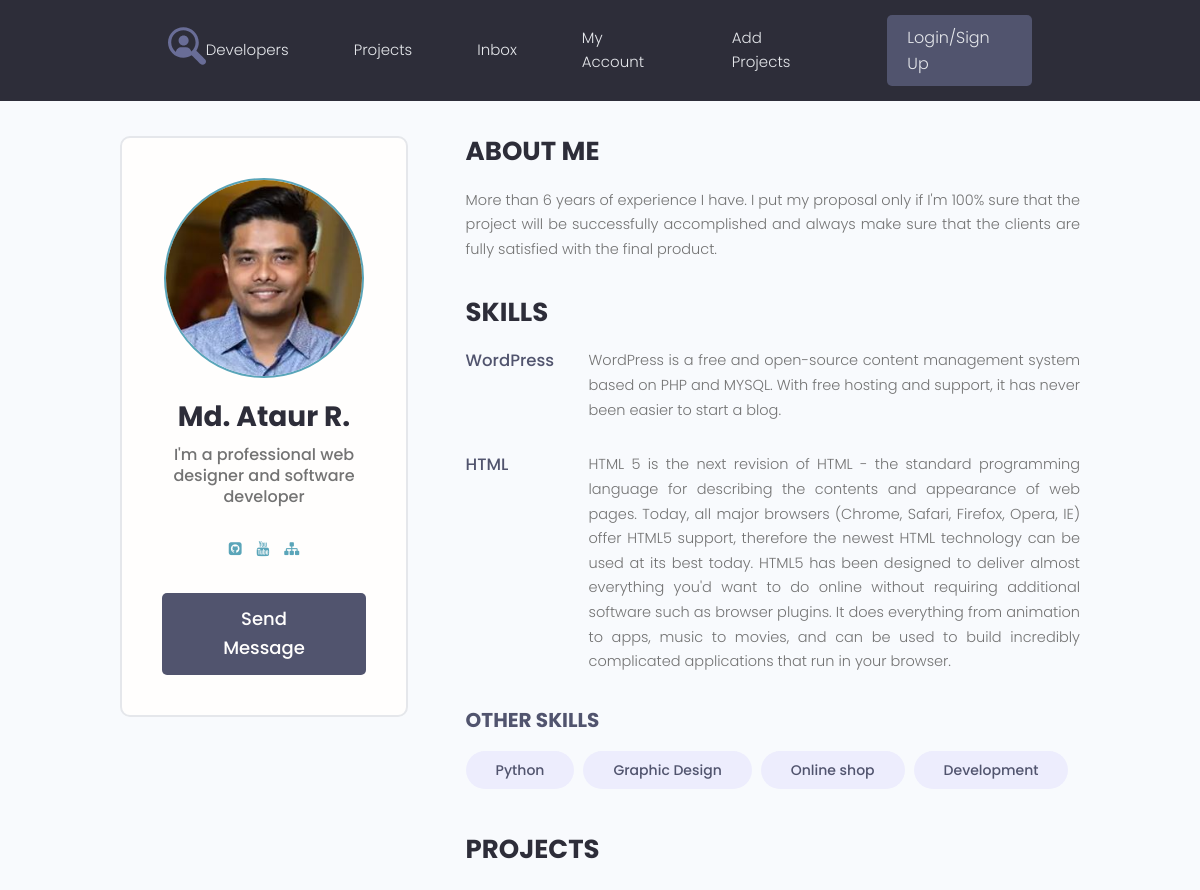
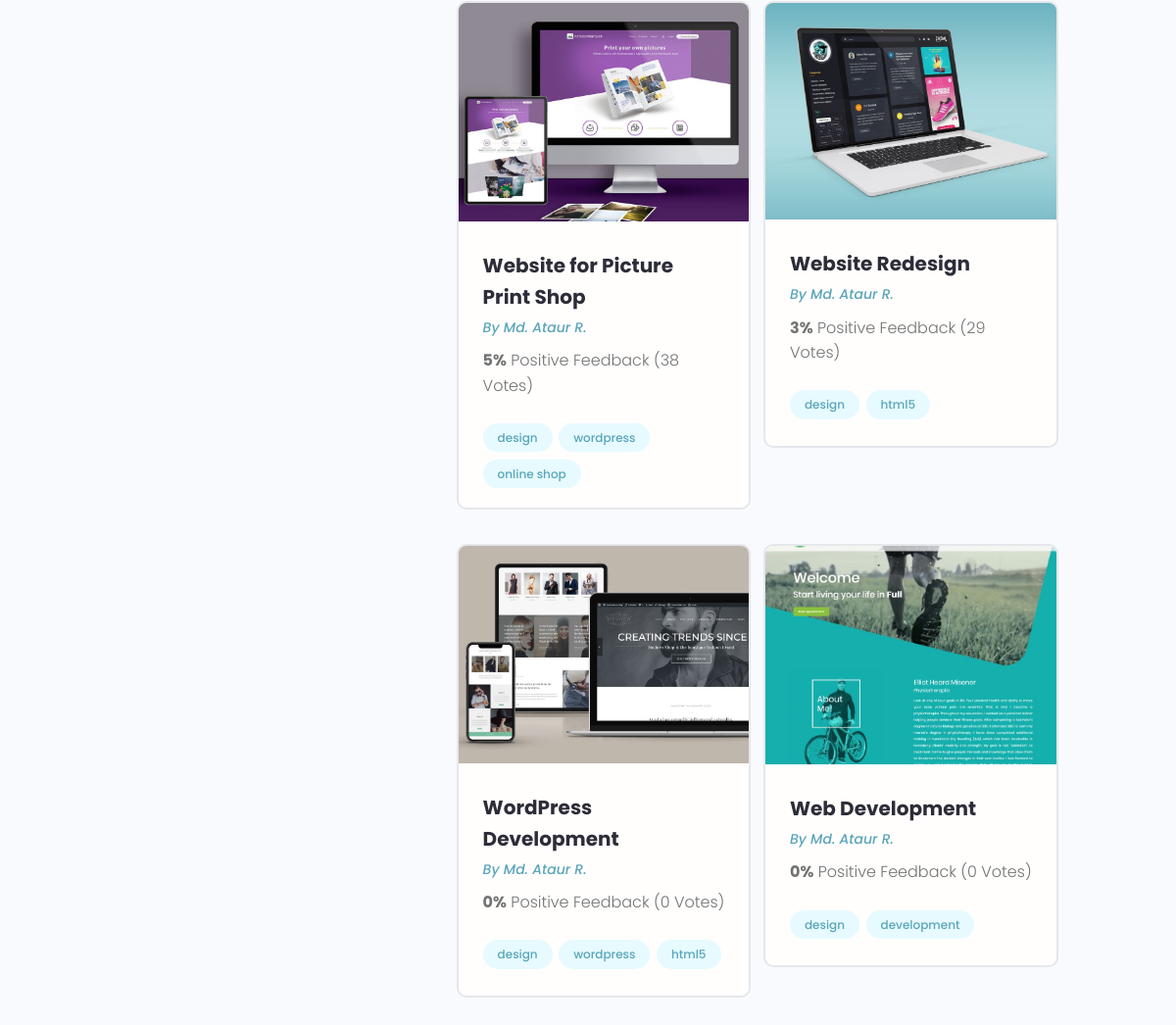
The app's page /profile/1 with its own data (2 pictures, top to bottom).
### users/models.py (models this page shows, shortened)
class Profile(models.Model):
    user = models.OneToOneField(User, on_delete=models.CASCADE, blank=True)
    name = models.CharField(max_length=200, blank=True)
    email = models.EmailField(max_length=500, blank=True)
    username = models.CharField(max_length=200, blank=True)
    short_info = models.CharField(max_length=200, blank=True)
    bio = models.TextField(blank=True)
    profile_image = models.ImageField(upload_to="profiles/", default="profiles/user-default.png")
    social_github = models.CharField(max_length=200, blank=True)
    social_youtube = models.CharField(max_length=200, blank=True)
    social_website = models.CharField(max_length=200, blank=True)
    created = models.DateTimeField(auto_now_add=True)

class Skill(models.Model):
    owner = models.ForeignKey(Profile, on_delete=models.CASCADE, blank=True)
    name = models.CharField(max_length=200, blank=True)
    description = models.TextField(blank=True)
    created = models.DateTimeField(auto_now_add=True)
    def __str__(self):
        return self.name

### projects/models.py (models this page shows, shortened)
class Project(models.Model):
    owner = models.ForeignKey(Profile, on_delete=models.SET_NULL, blank=True, null=True)
    title = models.CharField(max_length=200)
    description = models.TextField(blank=True)
    featured_image = models.ImageField(default="default.jpg", upload_to="projects/%Y/%m/%d/")
    demo_link = models.CharField(max_length=2000, blank=True)
    source_link = models.CharField(max_length=2000, blank=True)
    tags = models.ManyToManyField('Tag', blank=True)
    vote_total = models.IntegerField(default=0)
    vote_ratio = models.IntegerField(default=0)
    created = models.DateField(auto_now_add=True)

class Tag(models.Model):
    name = models.CharField(max_length=200)
    created = models.DateField(auto_now_add=True)
    def __str__(self):
        return self.name

### users/views.py (the view)
# urls.py: path('profile/<str:pk>', views.user_profile, name="user_profile"),
def user_profile(request, pk):
    prof = Profile.objects.get(id=pk)
    top_skills = prof.skill_set.exclude(description__exact="")
    other_skills = prof.skill_set.filter(description="")
    context = {
        'profile': prof,
        'top_skills': top_skills,
        'other_skills': other_skills
    }
    return render(request, 'users/profile.html', context)

### users/templates/users/profile.html
{% extends 'projects/base.html' %}
{% block content %}
  <main class="profile my-md">
    <div class="container">
      <div class="layout">
        <div class="column column--1of3">
          <div class="card text-center">
            <div class="card__body dev">
              <img class="avatar avatar--xl" src="{{ profile.profile_image.url }}" />
              <h2 class="dev__name">{{ profile.name }}</h2>
              <p class="dev__title">{{ profile.short_info }}</p>
              <ul class="dev__social">
                  {% if profile.social_github %}
                <li>
                  <a title="Github" href="{{ profile.social_github }}" target="_blank"><i class="fa fa-github-square"></i></a>
                </li>
                    {% endif %}
                <li>
                  <a title="Youtube" href="{{ profile.social_youtube }}" target="_blank"><i class="fa fa-youtube"></i></a>
                </li>
                  {% if profile.social_website %}
                <li>
                  <a title="Personal Website" href="{{ profile.social_website }}" target="_blank"><i class="fa fa-sitemap"></i></a>
                </li>
                  {% endif %}
              </ul>
              <a href="#" class="btn btn--sub btn--lg">Send Message </a>
            </div>
          </div>
        </div>
        <div class="column column--2of3">
          <div class="devInfo">
            <h3 class="devInfo__title">About Me</h3>
            <p class="devInfo__about">
              {{ profile.bio }}
            </p>
          </div>
          <div class="devInfo">
            <h3 class="devInfo__title">Skills</h3>
            <div class="devInfo__skills">
              {% for skill in top_skills %}
              <div class="devSkill">
                <h4 class="devSkill__title">{{ skill.name }}</h4>
                <p class="devSkill__info">
                  {{ skill.description }}
                </p>
              </div>
              {% endfor %}
              <h3 class="devInfo__subtitle">Other Skills</h3>
              <div class="devInfo__otherSkills">
                {% for skill in other_skills %}
                <span class="tag tag--pill tag--sub tag--lg">
                  <small>{{ skill }}</small>
                </span>
                {% endfor %}
              </div>
            </div>
          </div>
          <div class="devInfo">
            <h3 class="devInfo__title">Projects</h3>
            <div class="grid grid--two">
                {% for project in profile.project_set.all %}
              <div class="column">
                <div class="card project">
                  <a href="{% url 'project' project.id %}" class="project">
                    <img class="project__thumbnail" src="{{ project.featured_image.url }}" alt="project thumbnail" />
                    <div class="card__body">
                      <h3 class="project__title">{{ project.title }}</h3>
                      <p><a class="project__author" href="{% url 'user_profile' project.owner.id %}">By {{ project.owner.name }}</a></p>
                      <p class="project--rating">
                        <span style="font-weight: bold;">{{ project.vote_ratio }}%</span> Positive
                    Feedback ({{ project.vote_total }} Vote{{ project.vote_total|pluralize:'s' }})
                      </p>
                      <div class="project__tags">
                        {% for tag in project.tags.all %}
                        <span class="tag tag--pill tag--main">
                          <small>{{ tag }}</small>
                        </span>
                        {% endfor %}
                      </div>
                    </div>
                  </a>
                </div>
              </div>
                {% endfor %}
            </div>
          </div>
        </div>
      </div>
    </div>
  </main>
{% endblock %}

### projects/static/styles/app.css (style rules this page uses)
:root { --color-sub: #2d2d39; }
.btn--sub { background-color: var(--color-sub-light); }
.card { border: 2px solid var(--color-light); }
img { width: 100%; }
.profile .card > .dev { padding: 4rem; }
.dev__name { color: var(--color-sub); font-size: 2.8rem; font-weight: 700; margin-top: 1rem; margin-bottom: 0.5rem; }
.dev__title { font-size: 1.6rem; font-weight: 500; line-height: 1.3; }
.dev__social { margin: 3rem 0; list-style: none; display: flex; justify-content: center; gap: 1.5rem; }
.devInfo { margin-bottom: 3rem; }
.devInfo__title, .devInfo__subtitle { font-size: 2.6rem; color: var(--color-sub); text-transform: uppercase; font-weight: 700; margin-bottom: 1.5rem; }
.devInfo__subtitle { font-size: 2rem; color: var(--color-sub-light); }
.devInfo__about, .devSkill__info { font-size: 1.45rem; line-height: 1.7; text-align: justify; }
.devSkill { margin-bottom: 3rem; }
.devSkill__title { font-size: 1.65rem; font-weight: 500; color: var(--color-sub-light); }
@media screen and (min-width: 700px) { .devSkill { display: flex; justify-content: space-between; gap: 3rem; } }
@media screen and (min-width: 700px) { .devSkill__info { flex-basis: 80%; } }
.project__author { font-size: 1.4rem; font-style: italic; }
.project--rating { margin-bottom: 1.6em; margin-top: .5em; }
.project__thumbnail { object-fit: cover; object-position: top center; width: 100%; }
.project__title { font-size: 2rem; font-weight: 700; color: var(--color-sub); }

### projects/static/uikit/styles/modules/_variables.css (style rules this page uses)
:root { --color-main: #5aa5b9; --color-main-light: #e6faff; --color-sub: #3f4156; --color-sub-light: #51546e; --color-sub-lighter: #ededfd; --color-text: #737373; --color-gray: #8b8b8b; --color-light: #e5e7eb; --color-light-gray: #767676; --color-bg: #f8fafd; --color-white: #fffefd; --color-white-light: #f3f3f3; --color-success: #359e64; --color-success-bg: #def8e8; --color-error: #fc4b0b; --color-error-bg: #fff2ee; --font-base: 'Poppins', arial, helvetica, 'Segoe UI', roboto, ubuntu, sans-serif; --font-monospace: 'Fira Code', 'Courier New', courier, monospace; --font-regular: 300; --font-medium: 500; --font-bold: 700; --generic-shadow: 1px 1px 5px #00000010; --generic-transition: all 0.3s ease-in-out; }

### projects/static/uikit/styles/modules/_base.css (style rules this page uses)
* { margin: 0; padding: 0; box-sizing: border-box; text-rendering: optimizeLegibility; color: inherit; font-size: inherit; }
html { font-size: 50%; }
@media only screen and (min-width: 480px) { html { font-size: 56.25%; } }
@media only screen and (min-width: 1200px) { html { font-size: 62.5%; } }
body { line-height: 1.6; font-weight: 400; font-size: 1.5rem; color: var(--color-text); background-color: var(--color-bg); min-height: 100vh; }

### projects/static/uikit/styles/modules/_typography.css (style rules this page uses)
* { font-family: var(--font-base); }
h2 { font-size: 3.6rem; font-weight: var(--font-bold); }
h3 { font-size: 3.2rem; font-weight: var(--font-medium); }
h4 { font-size: 2.8rem; font-weight: var(--font-medium); }
p, span, strong { font-size: 1.6rem; color: var(--color-text); font-weight: var(--font-regular); }
a { padding-bottom: 2px; text-decoration: none; display: inline-block; color: var(--color-main); font-weight: var(--font-medium); }

### projects/static/uikit/styles/modules/_utilities.css (style rules this page uses)
.container { width: 92%; max-width: 165rem; margin: 0 auto; box-sizing: border-box; }
@media screen and (min-width: 1000px) { .container { width: 90%; } }
@media screen and (min-width: 1200px) { .container { width: 80%; } }
.text-center { text-align: center; }
.my-md { margin: 3rem auto; }

### projects/static/uikit/styles/modules/_avatar.css (style rules this page uses)
.avatar { border-radius: 50%; border: 2px solid var(--color-main); object-fit: cover; }
.avatar--xl { height: 20rem; width: 20rem; }

### projects/static/uikit/styles/modules/_button.css (style rules this page uses)
.btn { display: inline-block; position: relative; cursor: pointer; background-color: var(--color-light); font-weight: var(--font-medium); color: var(--color-sub); text-decoration: none; padding: 1rem 2rem; border-radius: 0.5rem; border: none; width: -webkit-fit-content; width: -moz-fit-content; width: fit-content; height: -webkit-fit-content; height: -moz-fit-content; height: fit-content; font-size: 1.6rem; outline-width: 0; outline-color: transparent; -webkit-backface-visibility: hidden; backface-visibility: hidden; transition: all 0.3s ease-in-out; }
.btn--sub { background-color: var(--color-sub); color: var(--color-white); }
.btn--lg { font-size: 1.8rem; padding: 1.2rem 4.5rem; }

### projects/static/uikit/styles/modules/_card.css (style rules this page uses)
.card { border-radius: 1rem; background-color: var(--color-white); border: 1.5px solid var(--color-light); width: auto; height: auto; margin-top: 0.5rem; margin-bottom: 0.5rem; overflow: hidden; }
.card__body, .card__header { padding: 2rem 2.5rem; }

### records on screen
Profile: profile_image (picture), name "Md. Ataur R.", short_info "I'm a professional web designer and software developer", bio "More than 6 years of experience I have. I put my proposal only if I'm 100% sure that the project will be successfully accomplished and always make sure that the clients are fully satisfied with the final product."
Skill: name "WordPress", description "WordPress is a free and open-source content management system based on PHP and MYSQL. With free hosting and support, it has never been easier to start a blog."
Skill: name "HTML", description "HTML 5 is the next revision of HTML - the standard programming language for describing the contents and appearance of web pages. Today, all major browsers (Chrome, Safari, Firefox, Opera, IE) offer HTML5 support, therefore the newest HTML technology can be used at its best today. HTML5 has been designed to deliver almost everything you'd want to do online without requiring additional software such as browser plugins. It does everything from animation to apps, music to movies, and can be used to build incredibly complicated applications that run in your browser."
Skill: name "Python"
Skill: name "Graphic Design"
Skill: name "Online shop"
Skill: name "Development"
Project: featured_image (picture), title "Website for Picture Print Shop", owner.name "Md. Ataur R.", vote_ratio "5", vote_total "38"
Tag: name "design"
Tag: name "wordpress"
Tag: name "online shop"
Project: featured_image (picture), title "Website Redesign", owner.name "Md. Ataur R.", vote_ratio "3", vote_total "29"
Tag: name "html5"
Project: featured_image (picture), title "WordPress Development", owner.name "Md. Ataur R.", vote_ratio "0", vote_total "0"
Project: featured_image (picture), title "Web Development", owner.name "Md. Ataur R.", vote_ratio "0", vote_total "0"
Tag: name "development"
